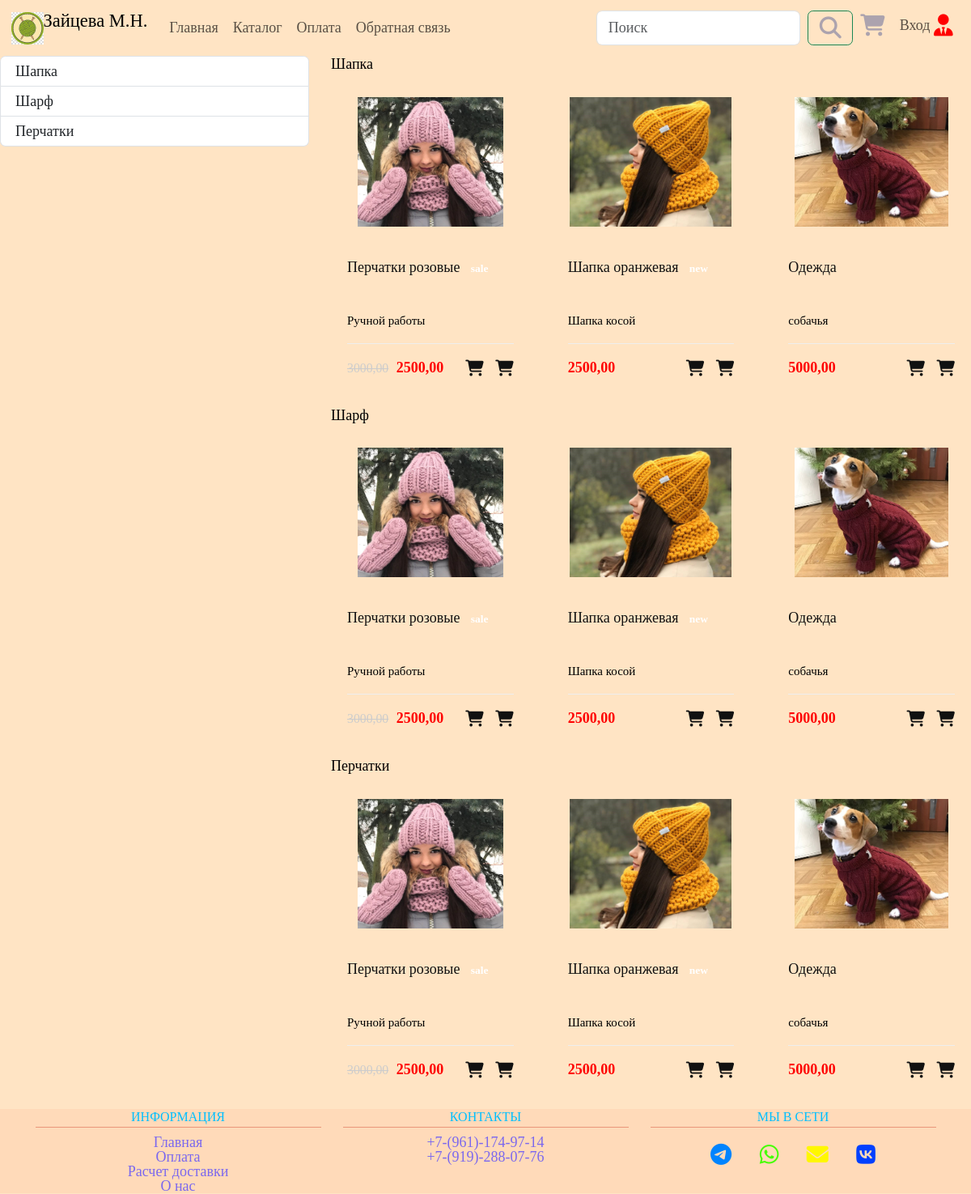
Screenshot of /products/ with the database file from the repository.
### products/models.py (models this page shows, shortened)
class ProductCategory(models.Model):
    name = models.CharField(max_length=128, unique=True, verbose_name='Наименование')
    slug = models.SlugField(max_length=255, unique=True, db_index=True, verbose_name='URL')
    class Meta:
        verbose_name = 'Категорию'
        verbose_name_plural = 'Категории'

class Product(models.Model):
    name = models.CharField(max_length=256, verbose_name='Наименование', unique=True)
    slug = models.SlugField(max_length=255, unique=True, db_index=True, verbose_name='URL')
    description = models.TextField(verbose_name='Описание')
    price = models.DecimalField(max_digits=7, decimal_places=2, verbose_name='Цена')
    sale = models.DecimalField(max_digits=7, decimal_places=2, null=True, blank=True, verbose_name='Цена со скидкой')
    image = models.ImageField(upload_to='product_images', verbose_name='Картинка')
    time_update = models.DateTimeField(auto_now=True, verbose_name='Дата изменения')
    category = models.ForeignKey(to=ProductCategory, on_delete=models.PROTECT, verbose_name='Категория')
    badge = models.ForeignKey(to=ProductBadge, on_delete=models.PROTECT, null=True, blank=True, verbose_name='Плашка')
    is_index = models.BooleanField(default=False, verbose_name='На главном экране')
    def get_absolute_url(self):
        return reverse('products:product', kwargs={'product_slug': self.slug})
    class Meta:
        verbose_name = 'Продукт'
        verbose_name_plural = 'Продукты'
        ordering = ['time_update']

class ProductBadge(models.Model):
    name = models.CharField(max_length=16, unique=True, verbose_name='Текст')
    slug = models.SlugField(max_length=255, unique=True, db_index=True, verbose_name='URL')
    color = models.CharField(max_length=8, verbose_name='Цвет')
    class Meta:
        verbose_name = 'Плашку'
        verbose_name_plural = 'Плашки'

### products/views.py (the view)
# urls.py: path('', Catalog.as_view(), name='index'),
class Catalog(DataMixin, ListView):
    model = Product
    template_name = 'products/catalog.html'
    def get_context_data(self, **kwargs):
        context = super().get_context_data(**kwargs)
        c_def = self.get_context(title='Каталог')
        return dict(list(context.items()) + list(c_def.items()))

### products/templatetags/products_tags.py (called while the page is built)
@register.simple_tag(name='getcats')
def get_categories():
    return ProductCategory.objects.all()

### products/utils.py (called while the page is built)
    def get_context(self, **kwargs):
        context = kwargs
        context['menu'] = menu
        return context

### products/templates/products/catalog.html
{% extends 'products/base.html' %} {% load static %} {% load products_tags %} {% block css %}
<link rel="stylesheet" href="{% static 'css/base.css' %}" />
<link rel="stylesheet" href="{% static 'css/product_cart.css' %}"/>
{% endblock %} {% block content %}
<div class="row">
  <div class="col-4">
    <div id="list-example" class="list-group">
      {% getcats as categories %}
      {% for category in categories %}
      <a class="list-group-item list-group-item-action" href="#{{ category.slug }}">{{ category.name }}</a>
      {% endfor %}
    </div>
  </div>
  <div class="col-8">
    <div data-bs-spy="scroll" data-bs-target="#list-example" data-bs-smooth-scroll="true" class="scrollspy-example" tabindex="0">
      {% getcats as categories %}
      {% for category in categories %}
      <h4 id="{{ category.slug }}">{{ category.name }}</h4>
      <div class="row">
        {% for product in object_list %}
          <div class="col-lg-4 col-sm-6 mb-3">
            <div class="product-cart">
              <div class="product-thumb">
                <a href="{{ product.get_absolute_url }}"><img src="{{ product.image.url }}" alt="" /></a>
              </div>
              <div class="product-details">
                <h4>
                  <a href="{{ product.get_absolute_url }}"
                    >{{ product.name }} {% if product.badge.name %}
                    <span class="badge" color="{{ product.badge.color }}"
                      >{{ product.badge.name }}</span
                    >
                    {% endif %}</a
                  >
                </h4>
                <p>{{ product.description }}</p>
                <div class="product-bottom-details d-flex justify-content-between">
                  <div class="product-price">
                    {% if product.sale %}
                    <small>{{ product.price }}</small> {{ product.sale}} {% else %}
                    {{ product.price }} {% endif %}
                  </div>
                  <div class="product-links">
                    <a href="#"><i class="fa-solid fa-cart-shopping"></i></a>
                    <a href="#"><i class="fa-solid fa-cart-shopping"></i></a>
                  </div>
                </div>
              </div>
            </div>
          </div>
        {% endfor %}
      </div>
      {% endfor %}
    </div>
  </div>
</div>
{% endblock %}

### static/css/base.css (style rules this page uses)
* { padding: 0; margin: 0; border: 0; }
*, *:before, *:after { -moz-box-sizing: border-box; -webkit-box-sizing: border-box; box-sizing: border-box; }
html, body { height: 100%; //width: 100%; font-size: 100%; line-height: 1; -ms-text-size-adjust: 100%; -moz-text-size-adjust: 100%; -webkit-text-size-adjust: 100%; }
a, a:visited { text-decoration: none; }
img { vertical-align: top; }
h1, h2, h3, h4, h5, h6 { font-size: inherit; font-weight: inherit; }
body { font-family: Rubik; font-style: 14px; color: #616161; }
html { font-size: 18px; }
body { font-size: 18px; font-weight: 400; color: #000; background-color: #FFE4C4; min-width: 320px; }
img { height: auto; }
a { color: #111; }

### static/css/product_cart.css (style rules this page uses)
.product-thumb a { display: flex; align-items: center; justify-content: center; height: 200px; padding: 20px; }
.product-thumb img { max-height: 100%; max-width: 100%; }
.product-details { padding: 20px; }
.product-details h4 a { font-weight: 500; display: block; height: 60px; overflow: hidden; text-decoration: none; }
.product-details p { font-size: 15px; margin-bottom: 20px; color: 999; }
.product-bottom-details { overflow: hidden; border-top: 1px solid #eee; padding-top: 20px; }
.product-price { font-size: 18px; color: #ff0000; font-weight: 600; }
.product-price small { color: #ccc; font-weight: 400; text-decoration: line-through; margin-right: 5px; }
.product-links a { font-size: 20px; margin-left: 10px; }

### rows the page displays
ProductCategory: name "Шапка"
ProductCategory: name "Шарф"
ProductCategory: name "Перчатки"
Product: image (picture), name "Перчатки розовые", badge.name "sale", description "Ручной работы", price "3000,00", sale "2500,00"
Product: image (picture), name "Шапка оранжевая", badge.name "new", description "Шапка косой", price "2500,00"
Product: image (picture), name "Одежда", description "собачья", price "5000,00"

### other values shown
{{ m.title }} "Главная" "Каталог" "Оплата" "Обратная связь"
